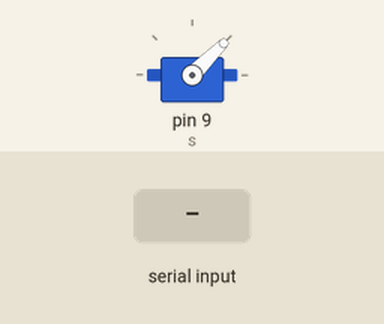
A sketch run on a simulated Arduino Uno, built with avr-gcc and run on an emulated ATmega328P. On the bench: servo. Inputs (shaded band) come from the test bench. What the sketch prints to the serial monitor is not drawn.

Above: at 1.2 s.
1.3 s: "90,45\n" received over Serial
2.8 s: "30,150\n" received over Serial
At 3.7 s:
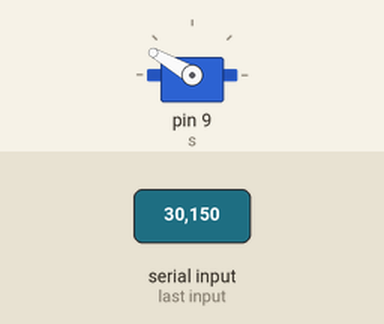
4.3 s: "5\n" received over Serial
At 4.9 s:
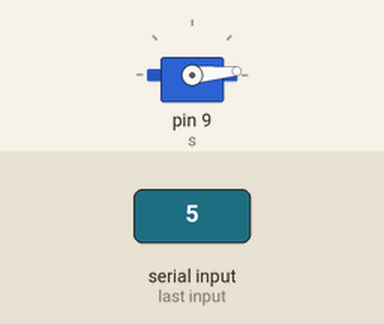
5.8 s: "90\n" received over Serial
At 7.2 s:
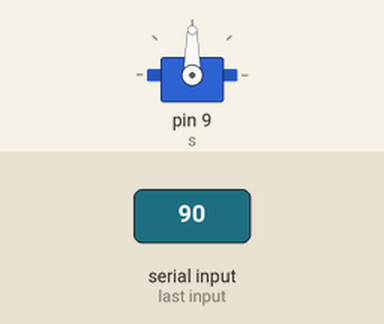
Timing chart, 0 to 8.3 s (numbered marks = the images above; inputs shaded):
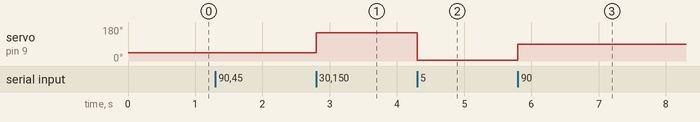

The sketch:

gripper_test.ino
```cpp
#include <Servo.h>
Servo s; // MG996R 서보 모터 사용

void setup() {
  Serial.begin(115200);
  Serial.println("=== 부팅됨 ===");
  s.attach(9, 600, 2400);      // 안전 범위
  s.write(45);                 // 중간에서 시작
}

void loop() {
  if (Serial.available()) {
    int a = Serial.parseInt();
    while (Serial.available()) Serial.read();   // 줄바꿈 등 비우기
    if (a >= 0 && a <= 180) {
      s.write(a);
      Serial.print("이동: "); Serial.println(a);
    }
  }
}
```

Measured:
- after the input at 2.8 s, servo on pin 9 (s): 45° → 150° at once
- after the input at 4.3 s, servo on pin 9 (s): 150° → 5° at once
- after the input at 5.8 s, servo on pin 9 (s): 5° → 90° at once
